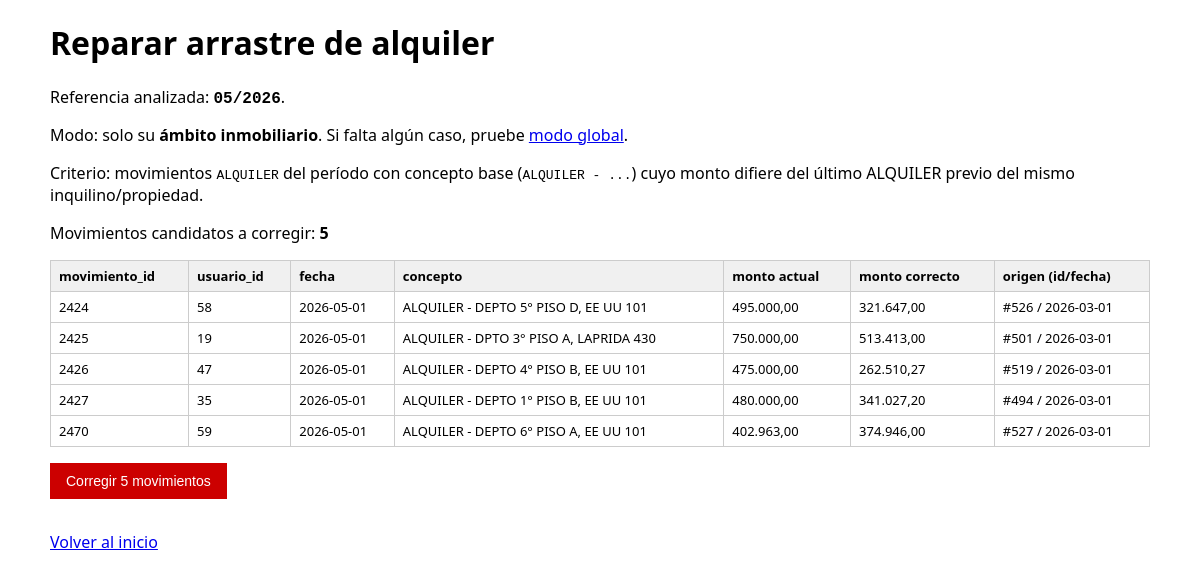
/reparar_arrastre_alquiler.php (signed in), run on the app's committed database.
### tables this page shows
CREATE TABLE `cuentas` (
  `movimiento_id` int(11) NOT NULL AUTO_INCREMENT,
  `usuario_id` int(11) NOT NULL,
  `fecha` date NOT NULL,
  `concepto` varchar(200) NOT NULL,
  `comprobante` varchar(50) DEFAULT NULL,
  `referencia` varchar(50) DEFAULT NULL,
  `monto` decimal(15,2) NOT NULL DEFAULT 0.00,
  `arriendo_id` int(11) DEFAULT NULL,
  `arriendo_fecha` tinyint(4) DEFAULT NULL,
  `saldo` decimal(15,2) NOT NULL DEFAULT 0.00,
  PRIMARY KEY (`movimiento_id`),
  KEY `fk_usuario_cuentas` (`usuario_id`),
  CONSTRAINT `fk_usuario_cuentas` FOREIGN KEY (`usuario_id`) REFERENCES `usuarios` (`id`) ON UPDATE CASCADE
);

### helpers_tenant_inmobiliaria.php (called while the page is built, shortened)
<?php
if (!function_exists('tenant_inmob_usuario_es_cuenta_ambito_sofia')) {
    function tenant_inmob_usuario_es_cuenta_ambito_sofia(string $usuario_acceso): bool
    {
        $u = trim($usuario_acceso);
        return strcasecmp($u, 'sofia') === 0 || strcasecmp($u, 'sofiacel') === 0;
    }
}
if (!function_exists('tenant_inmob_es_sofia')) {
    function tenant_inmob_es_sofia(): bool
    {
        if (isset($_SESSION['tenant_es_sofia'])) {
            return (int) $_SESSION['tenant_es_sofia'] === 1;
        }
        $u = trim((string) ($_SESSION['acceso_usuario'] ?? ''));
        return tenant_inmob_usuario_es_cuenta_ambito_sofia($u);
    }
    function tenant_inmob_asegurar_esquema($conexion): void
    {
        static $done = false;
        if ($done) {
            return;
        }
        $done = true;
        tenant_inmob_reparar_acceso_creador_huerfanos($conexion);
    }
    function tenant_inmob_reparar_acceso_creador_huerfanos($conexion): void
    {
        $sid = tenant_inmob_id_acceso_sofia_efectivo($conexion);
    }
    function tenant_inmob_id_acceso_sofia_bd($conexion): int
    {
        static $id = null;
        if ($id !== null) {
            return $id;
        }
        $r = mysqli_query($conexion, "SELECT id FROM accesos WHERE LOWER(TRIM(usuario)) = 'sofia' LIMIT 1");
        if ($r && $row = mysqli_fetch_assoc($r)) {
            $id = (int) $row['id'];
        } else {
            $id = 0;
        }
        return $id;
    }
    function tenant_inmob_id_acceso_sofia_efectivo($conexion): int
    {
        $sid = tenant_inmob_id_acceso_sofia_bd($conexion);
        return $sid > 0 ? $sid : 0;
    }
    function tenant_inmob_sql_usuarios_sin_alias($conexion): string
    {
        $sid = tenant_inmob_id_acceso_sofia_bd($conexion);
        return 'acceso_creador_id IS NULL';
    }
    function tenant_inmob_sql_usuarios($conexion, string $alias = 'u'): string
    {
        $base = tenant_inmob_sql_usuarios_sin_alias($conexion);
        return preg_replace('/\bacceso_creador_id\b/', $alias . '.acceso_creador_id', $base);
    }
}

### reparar_arrastre_alquiler.php (the view, shortened to what this page needs)
<?php
include __DIR__ . '/verificar_sesion.php';
require_once __DIR__ . '/helpers_tenant_inmobiliaria.php';
tenant_inmob_asegurar_esquema($conexion);
function ra_parse_propiedad_desde_concepto($concepto) {
    $c = trim((string) $concepto);
    if (stripos($c, 'ALQUILER ACTUALIZADO - ') === 0) {
        $p = substr($c, strlen('ALQUILER ACTUALIZADO - '));
    } elseif (stripos($c, 'ALQUILER - ') === 0) {
        $p = substr($c, strlen('ALQUILER - '));
    } else {
        return '';
    }
    $partes = explode('|', $p, 2);
    return trim($partes[0]);
}
$ref = isset($_GET['ref']) ? trim((string) $_GET['ref']) : date('m/Y');
$modo = (isset($_GET['modo']) && $_GET['modo'] === 'global') ? 'global' : 'ambito';
$twU = tenant_inmob_sql_usuarios($conexion, 'u');
$ref_esc = mysqli_real_escape_string($conexion, $ref);
$from = "FROM cuentas c INNER JOIN usuarios u ON u.id = c.usuario_id
         WHERE ($twU) AND c.comprobante = 'ALQUILER' AND c.referencia = '$ref_esc'";
$q = "SELECT c.movimiento_id, c.usuario_id, c.fecha, c.referencia, c.concepto, c.monto $from
      ORDER BY c.fecha ASC, c.movimiento_id ASC";
$res = mysqli_query($conexion, $q);
$errores = [];
$candidatos = [];
if (!$res) {
    $errores[] = 'Error consultando movimientos: ' . mysqli_error($conexion);
} else {
    while ($row = mysqli_fetch_assoc($res)) {
        $mov_id = (int) ($row['movimiento_id'] ?? 0);
        $uid = (int) ($row['usuario_id'] ?? 0);
        $fecha = (string) ($row['fecha'] ?? '');
        $concepto = (string) ($row['concepto'] ?? '');
        $monto_actual = abs((float) ($row['monto'] ?? 0));
        if (stripos($concepto, 'ALQUILER - ') !== 0) {
            continue;
        }
        $propiedad = ra_parse_propiedad_desde_concepto($concepto);
        $prop_like = mysqli_real_escape_string($conexion, str_replace(['%', '_'], ['\\%', '\\_'], $propiedad));
        $fecha_esc = mysqli_real_escape_string($conexion, $fecha);
        $qPrev = "SELECT movimiento_id, fecha, concepto, ABS(monto) AS monto_prev
                  FROM cuentas
                  WHERE usuario_id = $uid
                    AND comprobante = 'ALQUILER'
                    AND movimiento_id <> $mov_id
                    AND fecha < '$fecha_esc'
                    AND concepto LIKE '%$prop_like%'
                  ORDER BY fecha DESC, movimiento_id DESC
                  LIMIT 1";
        $rPrev = mysqli_query($conexion, $qPrev);
        if (!$rPrev || mysqli_num_rows($rPrev) === 0) {
            continue;
        }
        $prev = mysqli_fetch_assoc($rPrev);
        $monto_prev = abs((float) ($prev['monto_prev'] ?? 0));
        if (abs($monto_actual - $monto_prev) <= 0.01) {
            continue;
        }
        $candidatos[] = [
            'movimiento_id' => $mov_id,
            'usuario_id' => $uid,
            'fecha' => $fecha,
            'concepto' => $concepto,
            'monto_actual' => $monto_actual,
            'monto_correcto' => $monto_prev,
            'origen_id' => (int) ($prev['movimiento_id'] ?? 0),
            'origen_fecha' => (string) ($prev['fecha'] ?? ''),
            'origen_concepto' => (string) ($prev['concepto'] ?? ''),
        ];
    }
}
$n = count($candidatos);
$title = 'Reparar arrastre de alquiler';
?>
<!DOCTYPE html>
<html lang="es">
<head>
</head>
<body>
<h1><?= htmlspecialchars($title) ?></h1>
<p>Referencia analizada: <strong class="mono"><?= htmlspecialchars($ref) ?></strong>.</p>
<?php if ($modo === 'global'): ?>
    <p class="ok"><strong>Modo global:</strong> sin filtro de ámbito inmobiliario.</p>
<?php else: ?>
    <p>Modo: solo su <strong>ámbito inmobiliario</strong>. Si falta algún caso, pruebe <a href="?ref=<?= urlencode($ref) ?>&modo=global">modo global</a>.</p>
<?php endif; ?>
<p>Criterio: movimientos <code>ALQUILER</code> del período con concepto base (<code>ALQUILER - ...</code>) cuyo monto difiere del último ALQUILER previo del mismo inquilino/propiedad.</p>
<p>Movimientos candidatos a corregir: <strong><?= (int) $n ?></strong></p>
<?php if ($n > 0): ?>
<table>
    <thead>
    <tr>
        <th>movimiento_id</th>
        <th>usuario_id</th>
        <th>fecha</th>
        <th>concepto</th>
        <th>monto actual</th>
        <th>monto correcto</th>
        <th>origen (id/fecha)</th>
    </tr>
    </thead>
    <tbody>
    <?php foreach ($candidatos as $f): ?>
        <tr>
            <td><?= (int) $f['movimiento_id'] ?></td>
            <td><?= (int) $f['usuario_id'] ?></td>
            <td><?= htmlspecialchars($f['fecha']) ?></td>
            <td><?= htmlspecialchars($f['concepto']) ?></td>
            <td><?= htmlspecialchars(number_format((float) $f['monto_actual'], 2, ',', '.')) ?></td>
            <td><?= htmlspecialchars(number_format((float) $f['monto_correcto'], 2, ',', '.')) ?></td>
            <td>#<?= (int) $f['origen_id'] ?> / <?= htmlspecialchars($f['origen_fecha']) ?></td>
        </tr>
    <?php endforeach; ?>
    </tbody>
</table>
<form method="post" action="?ref=<?= urlencode($ref) ?><?= $modo === 'global' ? '&modo=global' : '' ?>" style="margin-top:1rem;" onsubmit="return confirm('¿Actualizar el monto de estos <?= (int) $n ?> movimientos? Esta acción no se puede deshacer.');">
    <button type="submit" style="background:#c00;color:#fff;border:0;">Corregir <?= (int) $n ?> movimientos</button>
</form>
<?php endif; ?>
<p style="margin-top:2rem;"><a href="index.php">Volver al inicio</a></p>
</body>
</html>

### reparar_arrastre_alquiler.php (style rules this page uses)
body { font-family: system-ui, sans-serif; max-width: 1100px; margin: 1rem auto; padding: 0 12px; }
table { border-collapse: collapse; width: 100%; font-size: 13px; }
th, td { border: 1px solid #ccc; padding: 6px 8px; text-align: left; }
th { background: #f0f0f0; }
button { padding: 10px 16px; font-size: 14px; cursor: pointer; }
.mono { font-family: ui-monospace, SFMono-Regular, Menlo, Consolas, monospace; }

### data on the page
cuentas: movimiento_id "2424", usuario "58", fecha "2026-05-01", concepto "ALQUILER - DEPTO 5° PISO D, EE UU 101", monto_actual "495.000,00", monto_correcto "321.647,00", origen_id "526", origen_fecha "2026-03-01"
cuentas: movimiento_id "2425", usuario "19", fecha "2026-05-01", concepto "ALQUILER - DPTO 3° PISO A, LAPRIDA 430", monto_actual "750.000,00", monto_correcto "513.413,00", origen_id "501", origen_fecha "2026-03-01"
cuentas: movimiento_id "2427", usuario "35", fecha "2026-05-01", concepto "ALQUILER - DEPTO 1° PISO B, EE UU 101", monto_actual "480.000,00", monto_correcto "341.027,20", origen_id "494", origen_fecha "2026-03-01"
cuentas: movimiento_id "2470", usuario "59", fecha "2026-05-01", concepto "ALQUILER - DEPTO 6° PISO A, EE UU 101", monto_actual "402.963,00", monto_correcto "374.946,00", origen_id "527", origen_fecha "2026-03-01"

### other printed values
$title "Reparar arrastre de alquiler"
$ref "05/2026"
$n "5"
$f['movimiento_id'] "2426"
$f['usuario_id'] "47"
$f['fecha'] "2026-05-01"
$f['concepto'] "ALQUILER - DEPTO 4° PISO B, EE UU 101"
$f['monto_actual'] "475.000,00"
$f['monto_correcto'] "262.510,27"
$f['origen_id'] "519"
$f['origen_fecha'] "2026-03-01"
